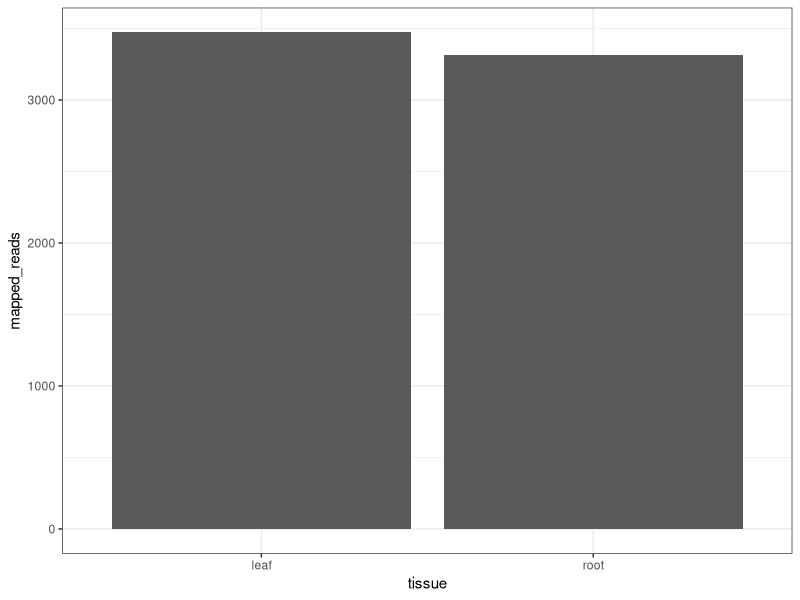
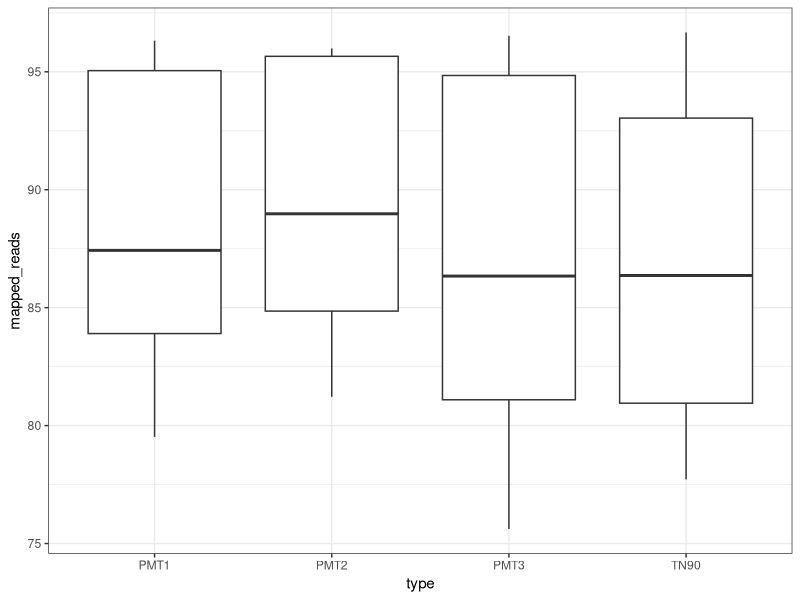
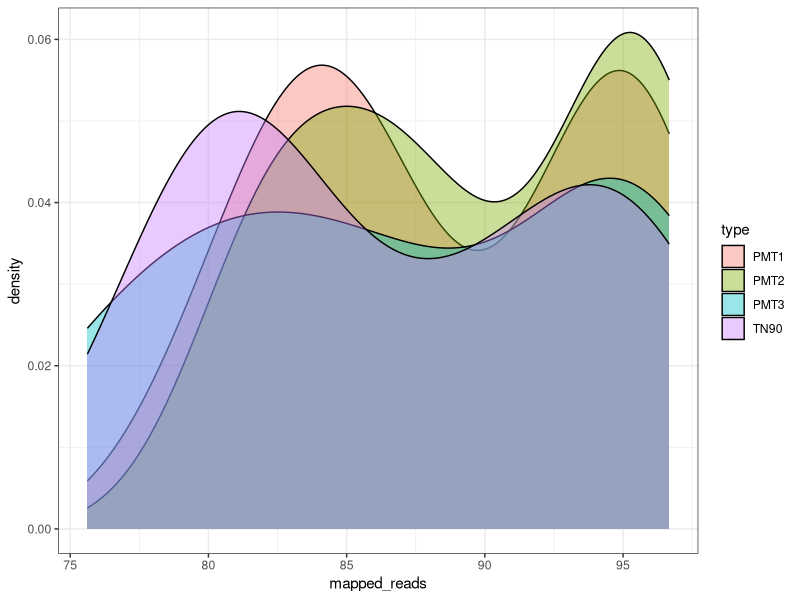
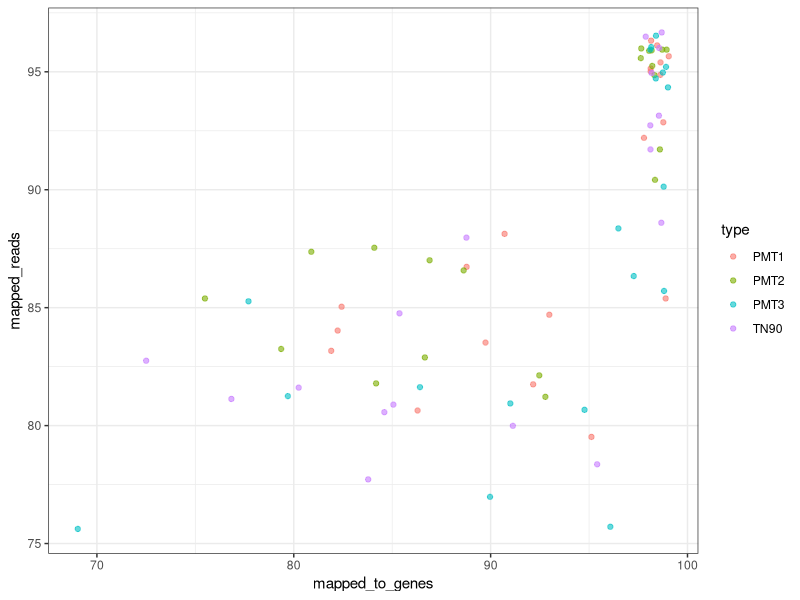

The R source for these figures, in order:
library(tidyr)
library(tidyverse)
library(dplyr)
library(ggplot2)
setwd("C:/Users/ASUS/OneDrive/Desktop/Bioinformatics Coach/Tobacco")
map<- read.csv("GSE229462_Supporting_Table_1.csv")
head(map)

map1<- map%>%
  rename("mapped_reads"= "Mapped.Reads....")%>%
  rename("mapped_to_genes"= "Mapped.to.Genes....")
head(map1)  

map1$type<- paste(map1$Sample.Name)
map1$tissue<- paste(map$Sample.Name)
head(map1)

map1<-map1%>%
  mutate(type= word(type, 1))%>%
  mutate(tissue= word(tissue,2))

# explore
explore1<- map1%>%
  group_by(type,tissue)%>%
  summarize("mean_mapped_to_genes%" = mean(mapped_to_genes))

# explore
explore2<- map1%>%
  group_by(tissue)%>%
  summarize("mean_mapped_reads%" = mean(mapped_reads))

#explore
map1%>%
  group_by(type)%>%
  summarize("mean_mapped_reads%"= mean(mapped_reads))

# plots 

# bar plots
map1%>%
  ggplot(., aes(x= tissue, y= mapped_reads))+
  geom_col()+
  theme_bw()

#box plot
map1%>%
  ggplot(., aes(x= type, y= mapped_reads))+
  geom_boxplot()+
  theme_bw()


# density plot
map1%>%
  ggplot(., aes(x= mapped_reads, fill= type))+
  geom_density(alpha=0.4)+
  theme_bw()

# scatter plot of type of line

scatter<- map1%>%
  spread(key= tissue, value= mapped_reads)
  
map1%>%
  ggplot(., aes(x= mapped_to_genes, y= mapped_reads, color= type))+
  geom_point(alpha= 0.6)+
  theme_bw()

#geom_smooth(method = "lm", se= FALSE)




























  